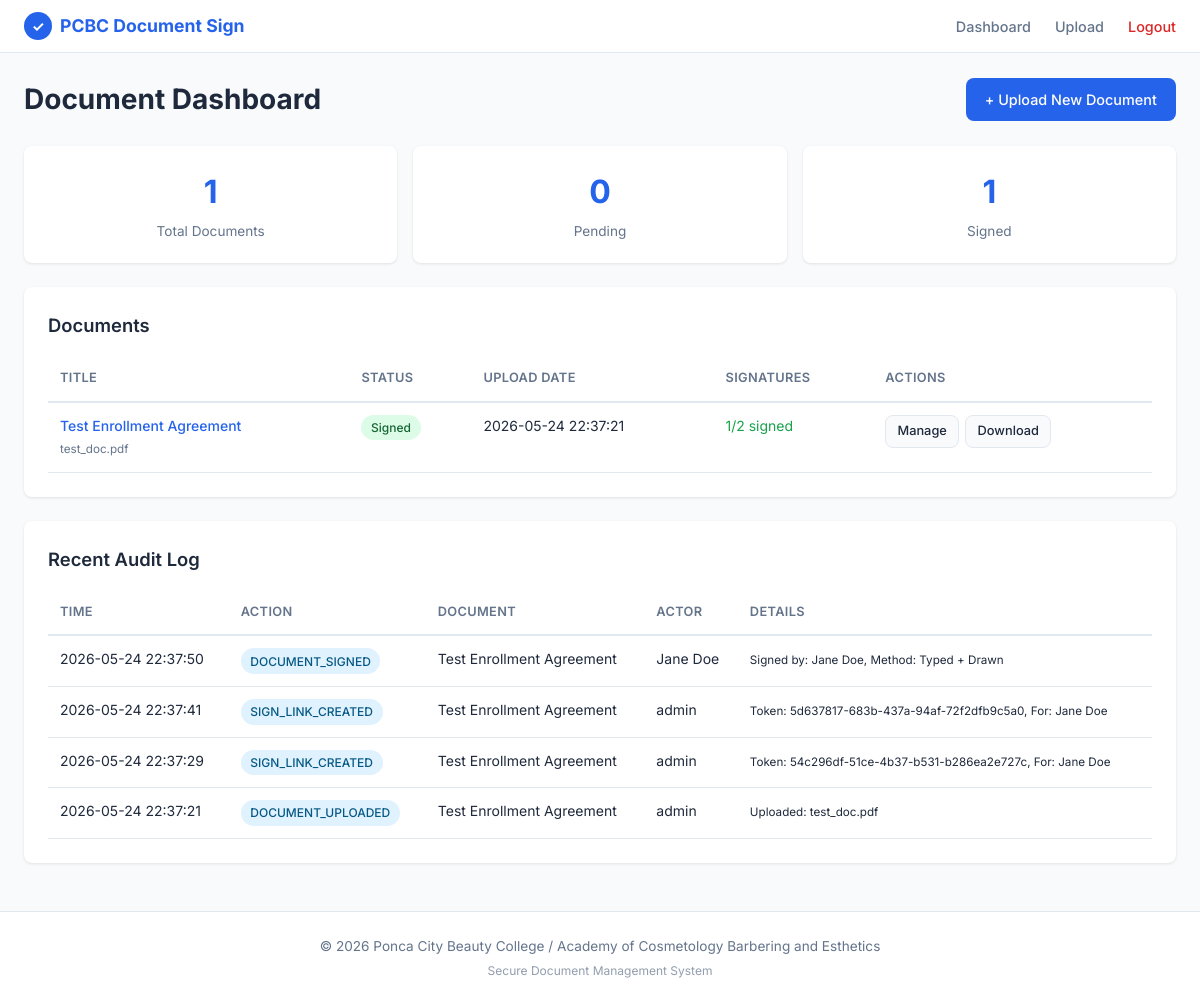
Page /dashboard (signed in) on the earlier database version.
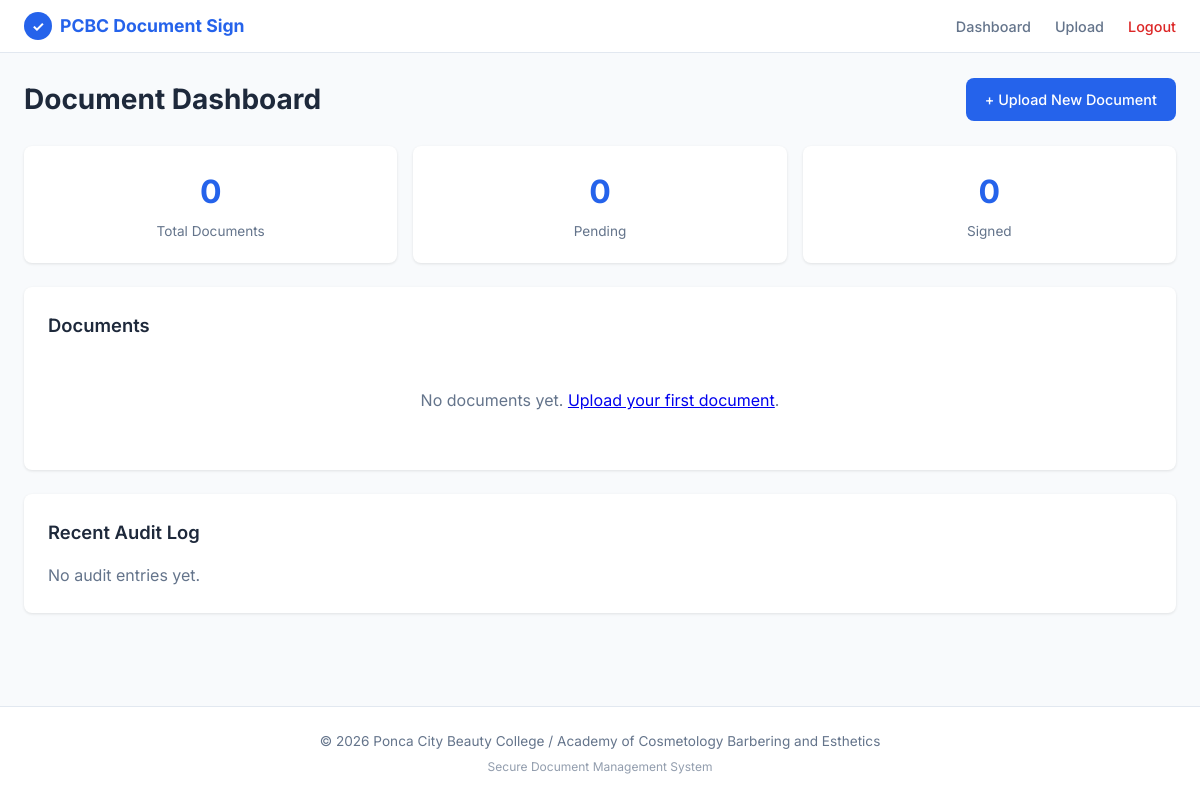
Same page on the later database version.
### tables this page shows
CREATE TABLE documents (
                id INTEGER PRIMARY KEY AUTOINCREMENT,
                title TEXT NOT NULL,
                filename TEXT NOT NULL,
                file_id INTEGER NOT NULL REFERENCES files(id) ON DELETE CASCADE,
                status TEXT DEFAULT 'pending',
                uploaded_at TIMESTAMP DEFAULT CURRENT_TIMESTAMP,
                upload_ip TEXT,
                created_by TEXT DEFAULT 'admin'
            );

CREATE TABLE audit_logs (
                id INTEGER PRIMARY KEY AUTOINCREMENT,
                document_id INTEGER,
                action TEXT NOT NULL,
                actor TEXT,
                details TEXT,
                ip_address TEXT,
                timestamp TIMESTAMP DEFAULT CURRENT_TIMESTAMP
            );

### app.py (the view)
@app.route('/dashboard')
@login_required
def dashboard():
    conn = get_db()
    cursor = get_cursor(conn)
    if IS_POSTGRES:
        cursor.execute('''
            SELECT d.*,
                   COUNT(s.id) as total_requests,
                   COALESCE(SUM(CASE WHEN s.status = 'signed' THEN 1 ELSE 0 END), 0) as signed_count
            FROM documents d
            LEFT JOIN sign_requests s ON d.id = s.document_id
            GROUP BY d.id
            ORDER BY d.uploaded_at DESC
        ''')
    else:
        cursor.execute('''
            SELECT d.*,
                   COUNT(s.id) as total_requests,
                   SUM(CASE WHEN s.status = 'signed' THEN 1 ELSE 0 END) as signed_count
            FROM documents d
            LEFT JOIN sign_requests s ON d.id = s.document_id
            GROUP BY d.id
            ORDER BY d.uploaded_at DESC
        ''')
    documents = cursor.fetchall()
    cursor.execute('''
        SELECT a.*, d.title as document_title
        FROM audit_logs a
        LEFT JOIN documents d ON a.document_id = d.id
        ORDER BY a.timestamp DESC
        LIMIT 50
    ''')
    audit_logs = cursor.fetchall()
    conn.close()
    return render_template('dashboard.html', documents=documents, audit_logs=audit_logs)

### app.py (called while the page is built)
def get_db():
    if IS_POSTGRES:
        conn = psycopg2.connect(DATABASE_URL)
        return conn
    else:
        conn = sqlite3.connect(DATABASE)
        conn.row_factory = sqlite3.Row
        return conn

def get_cursor(conn):
    if IS_POSTGRES:
        return conn.cursor(cursor_factory=psycopg2.extras.RealDictCursor)
    return conn.cursor()

def login_required(f):
    @wraps(f)
    def decorated_function(*args, **kwargs):
        if not session.get('admin_logged_in'):
            return redirect(url_for('login'))
        return f(*args, **kwargs)
    return decorated_function

@app.context_processor
def inject_now():
    return {'now': datetime.datetime.now()}

### templates/dashboard.html (shortened to what this page needs)
{% extends "base.html" %}
{% block content %}
<div class="page-header">
    <h1>Document Dashboard</h1>
    <a href="{{ url_for('upload') }}" class="btn btn-primary">+ Upload New Document</a>
</div>
<div class="stats-grid">
    <div class="stat-card">
        <div class="stat-number">{{ documents|length }}</div>
        <div class="stat-label">Total Documents</div>
    </div>
    <div class="stat-card">
        <div class="stat-number">{{ documents|selectattr('status', 'equalto', 'pending')|list|length }}</div>
        <div class="stat-label">Pending</div>
    </div>
    <div class="stat-card">
        <div class="stat-number">{{ documents|selectattr('status', 'equalto', 'signed')|list|length }}</div>
        <div class="stat-label">Signed</div>
    </div>
</div>
<div class="card">
    <h2>Documents</h2>
    {% if documents %}
    <div class="table-responsive">
        <table class="data-table">
            <thead>
                <tr>
                    <th>Title</th>
                    <th>Status</th>
                    <th>Upload Date</th>
                    <th>Signatures</th>
                    <th>Actions</th>
                </tr>
            </thead>
            <tbody>
                {% for doc in documents %}
                <tr>
                    <td>
                        <a href="{{ url_for('document_detail', doc_id=doc.id) }}" class="doc-link">
                            {{ doc.title }}
                        </a>
                        <br>
                        <small class="text-muted">{{ doc.filename }}</small>
                    </td>
                    <td>
                        <span class="badge badge-{{ 'success' if doc.status == 'signed' else 'warning' }}">
                            {{ doc.status|title }}
                        </span>
                    </td>
                    <td>{{ doc.uploaded_at }}</td>
                    <td>
                        {% if doc.signed_count %}
                            <span class="text-success">{{ doc.signed_count }}/{{ doc.total_requests }} signed</span>
                        {% else %}
                            <span class="text-muted">{{ doc.total_requests or 0 }} links</span>
                        {% endif %}
                    </td>
                    <td>
                        <div class="action-buttons">
                            <a href="{{ url_for('document_detail', doc_id=doc.id) }}" class="btn btn-sm btn-secondary">Manage</a>
                            <a href="{{ url_for('download_document', doc_id=doc.id) }}" class="btn btn-sm btn-secondary">Download</a>
                        </div>
                    </td>
                </tr>
                {% endfor %}
            </tbody>
        </table>
    </div>
    {% else %}
    <div class="empty-state">
        <p>No documents yet. <a href="{{ url_for('upload') }}">Upload your first document</a>.</p>
    </div>
    {% endif %}
</div>
<div class="card">
    <h2>Recent Audit Log</h2>
    {% if audit_logs %}
    <div class="table-responsive">
        <table class="data-table">
            <thead>
                <tr>
                    <th>Time</th>
                    <th>Action</th>
                    <th>Document</th>
                    <th>Actor</th>
                    <th>Details</th>
                </tr>
            </thead>
            <tbody>
                {% for log in audit_logs %}
                <tr>
                    <td>{{ log.timestamp }}</td>
                    <td><span class="badge badge-info">{{ log.action }}</span></td>
                    <td>{{ log.document_title or 'N/A' }}</td>
                    <td>{{ log.actor or 'System' }}</td>
                    <td><small>{{ log.details or '' }}</small></td>
                </tr>
                {% endfor %}
            </tbody>
        </table>
    </div>
    {% else %}
    <p class="text-muted">No audit entries yet.</p>
    {% endif %}
</div>
{% endblock %}

### templates/base.html (shortened to what this page needs)
<!DOCTYPE html>
<html lang="en">
<head>
    <link rel="stylesheet" href="{{ url_for('static', filename='css/style.css') }}">
</head>
<body>
    <nav class="navbar">
        <div class="nav-brand">
            <span class="nav-logo">&#10003;</span>
            <span class="nav-title">PCBC Document Sign</span>
        </div>
        {% if session.admin_logged_in %}
        <div class="nav-links">
            <a href="{{ url_for('dashboard') }}" class="nav-link">Dashboard</a>
            <a href="{{ url_for('upload') }}" class="nav-link">Upload</a>
            <a href="{{ url_for('logout') }}" class="nav-link nav-logout">Logout</a>
        </div>
        {% endif %}
    </nav>
    <main class="main-content">
        {% block content %}{% endblock %}
    </main>
    <footer class="footer">
        <p>&copy; {{ now.year }} Ponca City Beauty College / Academy of Cosmetology Barbering and Esthetics</p>
        <p class="footer-sub">Secure Document Management System</p>
    </footer>
</body>
</html>

### static/css/style.css (style rules this page uses)
:root { --primary: #2563eb; --primary-dark: #1d4ed8; --secondary: #64748b; --success: #16a34a; --warning: #ca8a04; --danger: #dc2626; --info: #0891b2; --bg: #f8fafc; --card: #ffffff; --text: #1e293b; --text-muted: #64748b; --border: #e2e8f0; --shadow: 0 1px 3px rgba(0,0,0,0.1); --shadow-lg: 0 10px 25px rgba(0,0,0,0.1); --radius: 8px; }
* { box-sizing: border-box; margin: 0; padding: 0; }
body { font-family: 'Inter', -apple-system, BlinkMacSystemFont, sans-serif; background: var(--bg); color: var(--text); line-height: 1.6; min-height: 100vh; display: flex; flex-direction: column; }
.navbar { background: var(--card); border-bottom: 1px solid var(--border); padding: 0.75rem 1.5rem; display: flex; justify-content: space-between; align-items: center; position: sticky; top: 0; z-index: 100; }
.nav-brand { display: flex; align-items: center; gap: 0.5rem; font-weight: 700; font-size: 1.1rem; color: var(--primary); }
.nav-logo { background: var(--primary); color: white; width: 28px; height: 28px; border-radius: 50%; display: flex; align-items: center; justify-content: center; font-size: 0.9rem; }
.nav-links { display: flex; gap: 1.5rem; align-items: center; }
.nav-link { color: var(--text-muted); text-decoration: none; font-weight: 500; font-size: 0.9rem; transition: color 0.2s; }
.nav-logout { color: var(--danger); }
.main-content { flex: 1; max-width: 1200px; width: 100%; margin: 0 auto; padding: 1.5rem; }
.footer { text-align: center; padding: 1.5rem; background: var(--card); border-top: 1px solid var(--border); color: var(--text-muted); font-size: 0.85rem; }
.footer-sub { font-size: 0.75rem; margin-top: 0.25rem; opacity: 0.7; }
.page-header { display: flex; justify-content: space-between; align-items: center; margin-bottom: 1.5rem; flex-wrap: wrap; gap: 1rem; }
.page-header h1 { font-size: 1.75rem; font-weight: 700; }
.card { background: var(--card); border-radius: var(--radius); box-shadow: var(--shadow); padding: 1.5rem; margin-bottom: 1.5rem; }
.card h2 { font-size: 1.15rem; font-weight: 600; margin-bottom: 1rem; color: var(--text); }
.btn { display: inline-flex; align-items: center; gap: 0.4rem; padding: 0.6rem 1.2rem; border-radius: var(--radius); border: none; font-size: 0.9rem; font-weight: 500; cursor: pointer; text-decoration: none; transition: all 0.2s; }
.btn-primary { background: var(--primary); color: white; }
.stats-grid { display: grid; grid-template-columns: repeat(auto-fit, minmax(160px, 1fr)); gap: 1rem; margin-bottom: 1.5rem; }
.stat-card { background: var(--card); border-radius: var(--radius); box-shadow: var(--shadow); padding: 1.25rem; text-align: center; }
.stat-number { font-size: 2rem; font-weight: 700; color: var(--primary); }
.stat-label { font-size: 0.85rem; color: var(--text-muted); margin-top: 0.25rem; }
.empty-state { text-align: center; padding: 2rem; color: var(--text-muted); }
.text-muted { color: var(--text-muted); }

Differences in the rows shown:
removed documents: title "Test Enrollment Agreement", filename "test_doc.pdf", status "Signed", uploaded_at "2026-05-24 22:37:21", signed_count "1", total_requests "2"
removed audit_logs: timestamp "2026-05-24 22:37:50", action "DOCUMENT_SIGNED", title "Test Enrollment Agreement", actor "Jane Doe", details "Signed by: Jane Doe, Method: Typed + Drawn"
removed audit_logs: timestamp "2026-05-24 22:37:41", action "SIGN_LINK_CREATED", title "Test Enrollment Agreement", actor "admin", details "Token: 5d637817-683b-437a-94af-72f2dfb9c5a0, For: Jane Doe"
removed audit_logs: timestamp "2026-05-24 22:37:29", action "SIGN_LINK_CREATED", title "Test Enrollment Agreement", actor "admin", details "Token: 54c296df-51ce-4b37-b531-b286ea2e727c, For: Jane Doe"
removed audit_logs: timestamp "2026-05-24 22:37:21", action "DOCUMENT_UPLOADED", title "Test Enrollment Agreement", actor "admin", details "Uploaded: test_doc.pdf"
Other differences:
{{ documents|length }}: "1" → "0"
{{ documents|selectattr('status', 'equalto', 'signed')|list|length }}: "1" → "0"
text no longer shown: "TITLE STATUS UPLOAD DATE SIGNATURES ACTIONS TIME ACTION DOCUMENT ACTOR DETAILS"
text now shown: "No documents yet. Upload your first document . No audit entries yet."
